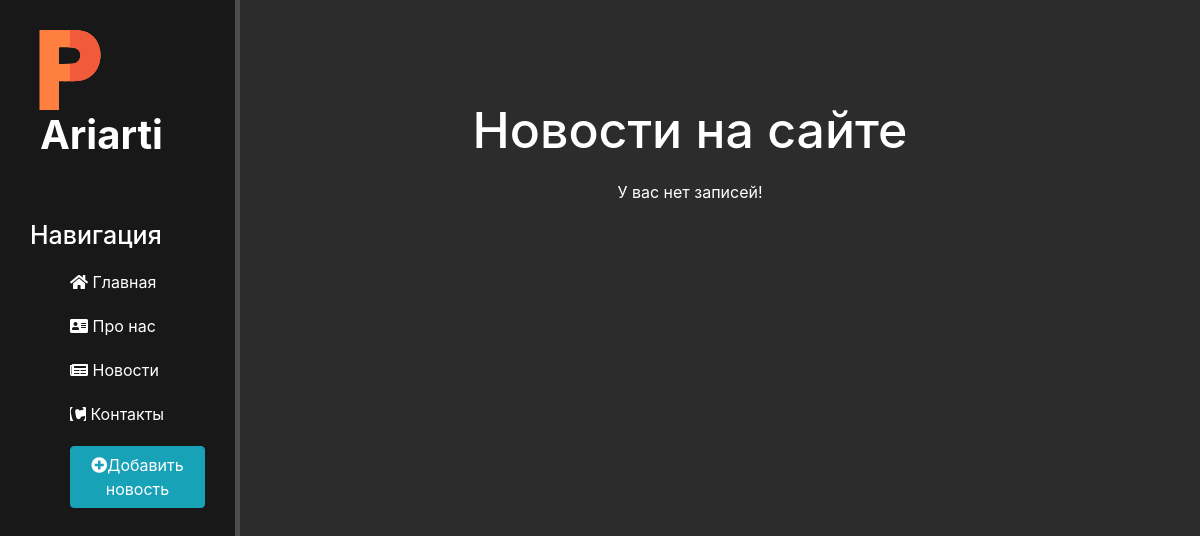
The page /news/ on the database as committed earlier.
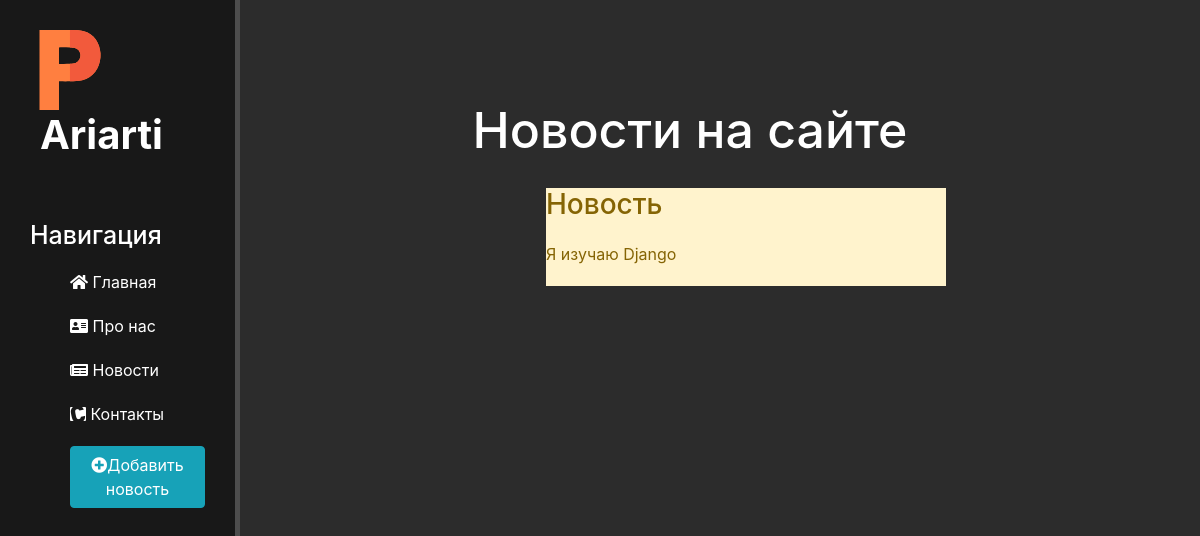
The same page on the database as committed later.
### news/models.py (models this page shows, shortened)
class Articles(models.Model):
    title = models.CharField('Название', max_length=50, default='')
    anons = models.CharField('Анонс', max_length=250)
    full_text = models.TextField('Статья')
    date = models.DateTimeField('Дата публикации')
    class Meta:
        verbose_name = "Новость"
        verbose_name_plural = "Новости"

### news/views.py (the view)
# urls.py: path("", views.news_home, name='news_home'),
def news_home(request):
    news = Articles.objects.order_by('-date')
    return render(request, 'news/news_home.html', {"news": news})

### news/templates/news/news_home.html (shortened to what this page needs)
{% extends 'main/layout.html' %}
{% block content %}
    <div class="features">
    <h1>Новости на сайте</h1>
    {% if news %}
        {% for el in news%}
            <div class="alert-warning">
                <h3>{{ el.title }}</h3>
                <p>{{ el.anons }}</p>
            </div>
        {% endfor %}
    {% else %}
        <p>У вас нет записей!</p>
    {% endif %}
    </div>
{% endblock %}

### main/templates/main/layout.html (shortened to what this page needs)
{% load static %}
<!doctype html>
<html lang="ru">
<head>
    <link rel="stylesheet" href="https://stackpath.bootstrapcdn.com/bootstrap/4.5.2/css/bootstrap.min.css">
    <link rel="stylesheet" href="{% static 'main/css/main.css' %}">
    <link rel="stylesheet" href="https://use.fontawesome.com/releases/v5.8.2/css/all.css">
</head>
<body>
    <aside>
        <img src="{% static 'main/img/p.svg' %}" alt="Лого">
        <span class="logo">Ariarti</span>
        <h3>Навигация</h3>
        <ul>
            <a href="{% url 'home' %}"><li><i class="fas fa-home"></i> Главная</li></a>
            <a href="{% url 'about' %}"><li><i class="fas fa-address-card"></i> Про нас</li></a>
            <a href="{% url 'news_home' %}"><li><i class="fas fa-newspaper"></i> Новости</li></a>
            <a href=""><li><i class="fab fa-contao"></i> Контакты</li></a>
            <a href="{% url 'create' %}"><li><button class="btn btn-info"><i class="fas fa-plus-circle"></i>Добавить новость</button></li></a>
        </ul>
    </aside>
    <main>
        {% block content %}
        {% endblock %}
    </main>
</body>
</html>

### main/static/main/css/main.css (style rules this page uses)
body { background: #2c2c2c; }
aside { float: left; background: #181818; width: 20%; padding: 2.5%; height: 100vh; color: #fff; border-right: 5px solid #4d4d4d; }
aside img { width: 80px; float: left; }
aside .logo { font-size: 40px; margin-left: 10px; font-weight: bold; position: relative; top: -5px; }
aside h3 { margin-top: 50px; font-size: 25px; }
aside ul { list-style: none; }
aside ul li { color: #fff; display: block; margin-top: 20px; transition: transform .6s ease; }
main .features { float: left; color: #fff; margin-top: 100px; text-align: center; width: 75%; }
main .features h1 { font-size: 50px; }
main .features p { max-width: 400px; margin: 20px auto; }
.alert-warning { float: left; clear: both; width: 400px; margin: 20px 34%; text-align: left; }

Rows that differ between the two databases and show on the page:
added Articles: title "Новость", anons "Я изучаю Django"
Other text that changed with them:
text no longer shown: "У вас нет записей!"
